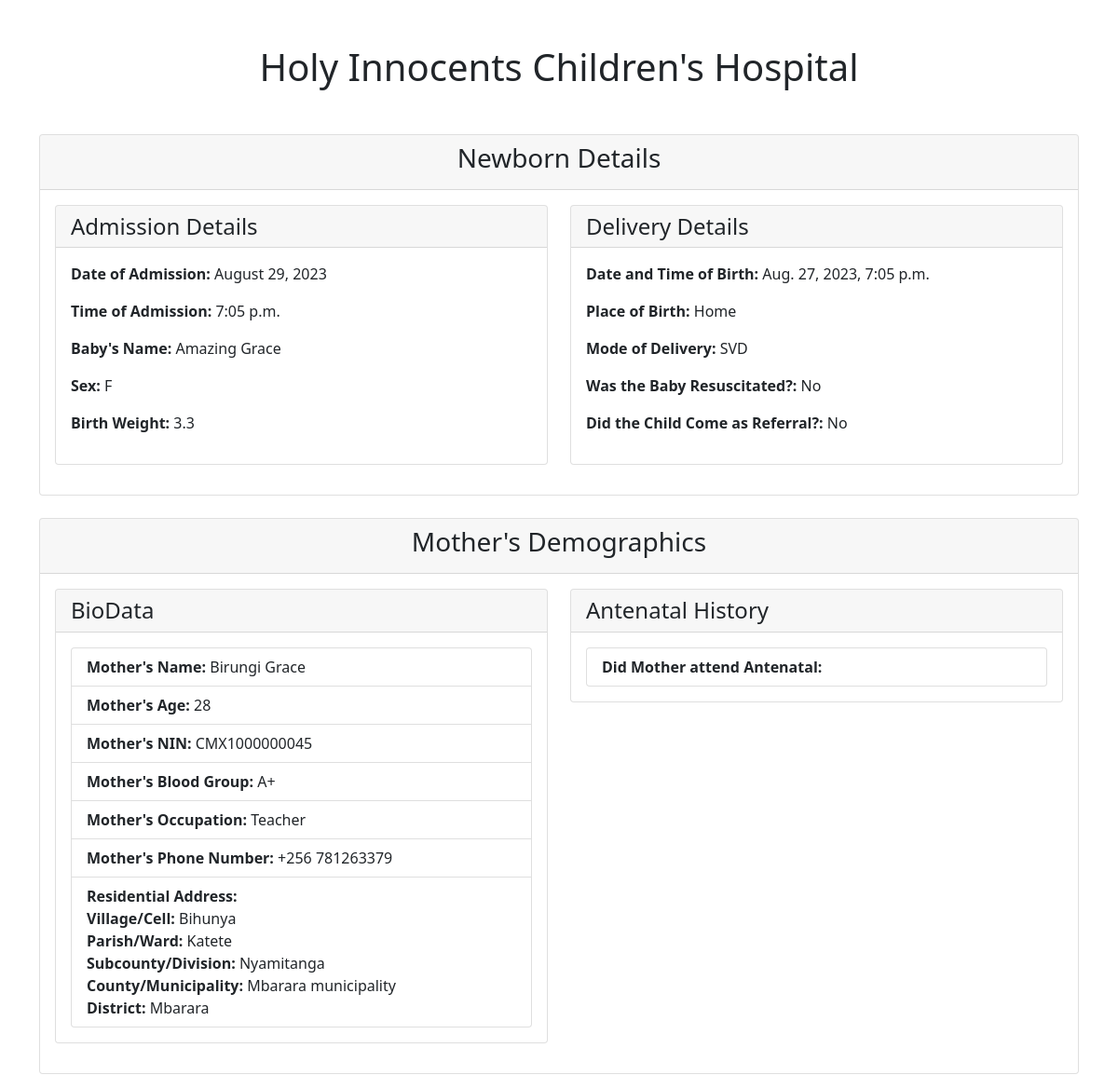
The page /newborn/print_care2x/2 (upper part) on the database as committed earlier.
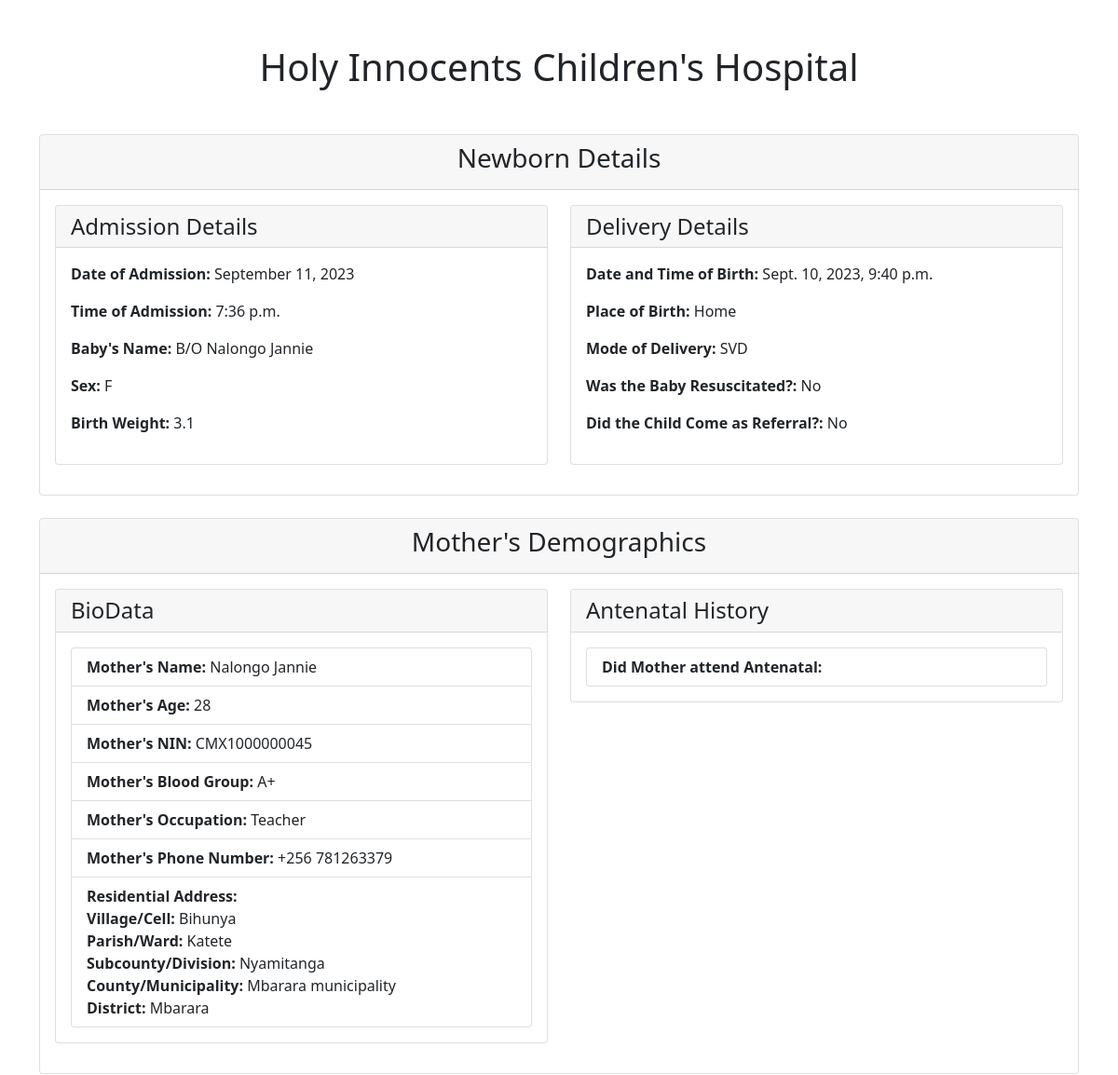
The same page on the database as committed later.
### newborn/models.py (models this page shows, shortened)
class NewbornAdmission(models.Model):
    PLACE_OF_BIRTH_CHOICES = [
        ('Hospital', 'Hospital'),
        ('Along the road', 'Along the road'),
        ('Home', 'Home'),
    ]
    MODE_OF_DELIVERY_CHOICES = [
        ('SVD', 'SVD (Spontaneous Vaginal Delivery)'),
        ('C/S', 'C/S (Caesarean Section)'),
    ]
    MEANS_OF_TRANSPORT_CHOICES = [
        ('Ambulance', 'Ambulance'),
        ('Public means', 'Public means'),
    ]
    YES_NO_CHOICES = [
        ('Yes', 'Yes'),
        ('No', 'No'),
    ]
    SEX = [
        ('M', 'M'),
        ('F', 'F'),
    ]
    admission_date = models.DateTimeField()
    name = models.CharField(max_length=100)
    sex = models.CharField(max_length=100, choices=SEX)
    birth_weight = models.DecimalField(max_digits=2, decimal_places=1)
    delivery_date = models.DateTimeField()
    place_of_birth = models.CharField(max_length=20, choices=PLACE_OF_BIRTH_CHOICES)
    hospital_name = models.CharField(max_length=100, blank=True, null=True)
    mode_of_delivery = models.CharField(max_length=3, choices=MODE_OF_DELIVERY_CHOICES)
    indication = models.CharField(max_length=100, blank=True, null=True)
    resuscitation_done = models.CharField(max_length=3, choices=YES_NO_CHOICES)
    resuscitation_choices_1 = models.BooleanField(verbose_name='Bag&Mask', default=False, blank=True)
    resuscitation_choices_2 = models.BooleanField(verbose_name='Oxygen', default=False, blank=True)
    referred_in = models.CharField(max_length=3, choices=YES_NO_CHOICES)
    facility_name = models.CharField(max_length=100, blank=True, null=True)
    referral_date_time = models.DateTimeField(blank=True, null=True)
    reason_for_referral = models.CharField(max_length=100, blank=True, null=True)
    means_of_transport = models.CharField(max_length=20, choices=MEANS_OF_TRANSPORT_CHOICES, blank=True, null=True)
    oxygen_transport = models.CharField(max_length=3, choices=YES_NO_CHOICES, blank=True, null=True)
    mother = models.ForeignKey(MotherDetails, on_delete=models.CASCADE, null=True)

class MotherDetails(models.Model):
    name = models.CharField(max_length=50)
    age = models.IntegerField(default=28)
    blood_group = models.CharField(max_length=50, choices=BLOOD_GROUP)
    parity = models.CharField(max_length=100)
    number_of_living_children = models.CharField(max_length=100)
    hiv_status = models.CharField(max_length=50, choices=HIV_STATUS)
    level_of_education = models.CharField(max_length=50, choices=LEVEL_OF_EDUCATION)
    occupation = models.CharField(max_length=50, choices=OCCUPATION)
    location = models.ForeignKey(MotherLocation, on_delete=models.CASCADE, null=True)

class MotherLocation(models.Model):
    country = models.CharField(max_length=100)
    district = models.ForeignKey(District, on_delete=models.CASCADE)
    county_municipality = models.ForeignKey(CountyMunicipality, on_delete=models.CASCADE)
    subcounty = models.ForeignKey(Subcounty, on_delete=models.CASCADE)
    parish = models.ForeignKey(Parish, on_delete=models.CASCADE)
    village = models.ForeignKey(Village, on_delete=models.CASCADE)
    nin_no = models.CharField(max_length=100, default='CMX10000000')
    contact = models.CharField(max_length=100, default='+256 ')

class Village(models.Model):
    parish = models.ForeignKey(Parish, on_delete=models.CASCADE, null=True)
    name = models.CharField(max_length=100)
    def __str__(self):
        return self.name

class Parish(models.Model):
    subcounty = models.ForeignKey(Subcounty, on_delete=models.CASCADE, null=True)
    name = models.CharField(max_length=100)
    def __str__(self):
        return self.name

class Subcounty(models.Model):
    county_municipality = models.ForeignKey(CountyMunicipality, on_delete=models.CASCADE)
    name = models.CharField(max_length=100)
    def __str__(self):
        return self.name

class CountyMunicipality(models.Model):
    district = models.ForeignKey(District, on_delete=models.CASCADE, null=True)
    name = models.CharField(max_length=100)
    def __str__(self):
        return self.name

class District(models.Model):
    name = models.CharField(max_length=100)
    def __str__(self):
        return self.name

### newborn/views.py (the view)
# urls.py: path('newborn/print_care2x/<int:pk>', views.print_care2x, name='more-details'),
def print_care2x(request, pk):
    newborn = get_object_or_404(NewbornAdmission, pk=pk)  # Retrieve the Newborn object
    if newborn.referral_date_time:
        age_delta = newborn.admission_date - newborn.referral_date_time
    else:
        age_delta = timedelta(days=0, seconds=0)
    age_days = age_delta.days
    age_hours, remainder_seconds = divmod(age_delta.seconds, 3600)
    age_minutes, _ = divmod(remainder_seconds, 60)
    lab_results = LabResult.objects.filter(neonate=newborn)
    pending_lab_requests = LabRequest.objects.filter(
        neonate=newborn
    ).exclude(
        Q(serology_rpr_requested=True, labresult__serology_rpr_result__isnull=False) |
        Q(serology_rct_requested=True, labresult__serology_rct_result__isnull=False) |
        Q(serology_bat_requested=True, labresult__serology_bat_result__isnull=False) |
        Q(microbiology_gram_stain_requested=True, labresult__microbiology_gram_stain_result__isnull=False) |
        Q(microbiology_culture_requested=True, labresult__microbiology_culture_result__isnull=False) |
        Q(chemistry_serum_electrolytes_requested=True, labresult__chemistry_serum_electrolytes_result__isnull=False) |
        Q(chemistry_serum_urea_requested=True, labresult__chemistry_serum_urea_result__isnull=False) |
        Q(chemistry_serum_creatinine_requested=True, labresult__chemistry_serum_creatinine_result__isnull=False) |
        Q(chemistry_urinalysis_requested=True, labresult__chemistry_urinalysis_result__isnull=False)
    )
    mother = newborn.mother  # Get the associated mother
    antenatal_history = MothersAntenatalDetails.objects.filter(mother=mother).first()
    newborn_exams = NewbornExam.objects.filter(neonate=newborn).first()
    context = {
        'newborn': newborn,
        'age_days': age_days,
        'age_hours': age_hours,
        'age_minutes': age_minutes,
        'lab_results': lab_results,
        'pending_lab_requests': pending_lab_requests,
        'antenatal_history': antenatal_history,
        'newborn_exams': newborn_exams,
    }
    return render(request, 'newborn/patient2.html', context)

### newborn/templates/newborn/patient2.html (shortened to what the changed rows need)
{% load static %}
{% load crispy_forms_tags %}
{% load bootstrap5 %}
<!DOCTYPE html>
<html lang="en">
<head>
    <link rel="stylesheet" type="text/css" href="{% static 'bootstrap/css/bootstrap.min.css' %}">
</head>
<body>
<div class="container">
    <header class="text-center mt-5">
        <h1>Holy Innocents Children's Hospital</h1>
    </header>
    <section class="row mt-5">
        <div class="container">
            <div class="card mb-4">
                <div class="card-body">
                    <div class="row">
                        <div class="col-md-6">
                            <div class="card mb-3">
                                <div class="card-body">
                                    <p><b>Date of Admission:</b> {{ newborn.admission_date|date:"F j, Y" }}</p>
                                    <p><b>Time of Admission:</b> {{ newborn.admission_date|time:"g:i a" }}</p>
                                    <p><b>Baby's Name:</b> {{ newborn.name }}</p>
                                    <p><b>Sex:</b> {{ newborn.sex }}</p>
                                    <p><b>Birth Weight:</b> {{ newborn.birth_weight }}</p>
                                </div>
                            </div>
                        </div>
<div class="col-md-6">
    <div class="card">
        <div class="card-body">
            <p><b>Date and Time of Birth:</b> {{ newborn.delivery_date }}</p>
            <p><b>Place of Birth:</b> {{ newborn.place_of_birth }}</p>
            <p><b>Mode of Delivery:</b> {{ newborn.mode_of_delivery }}</p>
            <p><b>Was the Baby Resuscitated?:</b> {{ newborn.resuscitation_done }}</p>
            <p><b>Did the Child Come as Referral?:</b> {{ newborn.referred_in }}</p>
        </div>
    </div>
</div>
                    </div>
                </div>
            </div>
            <div class="card mb-4">
                <div class="card-body">
                    <div class="row">
                        <div class="col-md-6">
    <div class="card mb-3">
        <div class="card-body">
            <ul class="list-group">
                <li class="list-group-item"><b>Mother's Name:</b> {{ newborn.mother.name }}</li>
                <li class="list-group-item"><b>Mother's Age:</b> {{ newborn.mother.age }}</li>
                <li class="list-group-item"><b>Mother's NIN:</b> {{ newborn.mother.location.nin_no }}</li>
                <li class="list-group-item"><b>Mother's Blood Group:</b> {{ newborn.mother.blood_group }}</li>
                <li class="list-group-item"><b>Mother's Occupation:</b> {{ newborn.mother.occupation }}</li>
                <li class="list-group-item"><b>Mother's Phone Number:</b> {{ newborn.mother.location.contact }}</li>
                <li class="list-group-item">
                    <b>Residential Address:</b><br>
                    <b>Village/Cell:</b> {{ newborn.mother.location.village }}<br>
                    <b>Parish/Ward:</b> {{ newborn.mother.location.parish }}<br>
                    <b>Subcounty/Division:</b> {{ newborn.mother.location.subcounty }}<br>
                    <b>County/Municipality:</b> {{ newborn.mother.location.county_municipality }}<br>
                    <b>District:</b> {{ newborn.mother.location.district }}
                </li>
            </ul>
        </div>
    </div>
</div>
                    </div>
                </div>
            </div>
        </div>
    </section>
</div>
</body>
</html>

Rows that differ between the two databases and show on the page:
changed NewbornAdmission "Home": admission_date "August 29, 2023" → "September 11, 2023"; admission_date "7:05 p.m." → "7:36 p.m."; name "Amazing Grace" → "B/O Nalongo Jannie"; birth_weight "3.3" → "3.1"; delivery_date "Aug. 27, 2023, 7:05 p.m." → "Sept. 10, 2023, 9:40 p.m."; mother.name "Birungi Grace" → "Nalongo Jannie"
